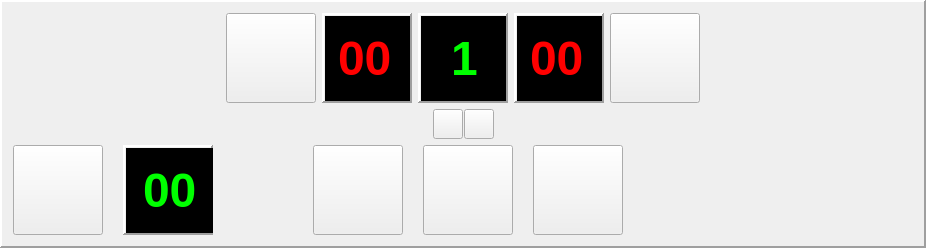
         <widget class="QFrame" name="frmPlayInfo">
          <property name="frameShape">
           <enum>QFrame::Panel</enum>
          </property>
          <property name="frameShadow">
           <enum>QFrame::Raised</enum>
          </property>
          <property name="lineWidth">
           <number>2</number>
          </property>
          <layout class="QVBoxLayout" name="verticalLayout">
           <item>
            <layout class="QHBoxLayout" name="horizontalLayout_9">
             <item>
              <spacer name="horizontalSpacer_12">
               <property name="orientation">
                <enum>Qt::Horizontal</enum>
               </property>
               <property name="sizeHint" stdset="0">
                <size>
                 <width>40</width>
                 <height>20</height>
                </size>
               </property>
              </spacer>
             </item>
             <item>
              <widget class="QPushButton" name="pbHomePlay">
               <property name="minimumSize">
                <size>
                 <width>90</width>
                 <height>90</height>
                </size>
               </property>
               <property name="maximumSize">
                <size>
                 <width>90</width>
                 <height>90</height>
                </size>
               </property>
               <property name="text">
                <string/>
               </property>
               <property name="icon">
                <iconset resource="bbdigitalminutes.qrc">
                 <normaloff>:/resources/basketball_inactive.png</normaloff>:/resources/basketball_inactive.png</iconset>
               </property>
               <property name="iconSize">
                <size>
                 <width>80</width>
                 <height>80</height>
                </size>
               </property>
               <property name="checkable">
                <bool>false</bool>
               </property>
               <property name="checked">
                <bool>false</bool>
               </property>
              </widget>
             </item>
             <item>
              <widget class="QFrame" name="frmTimerPlayHome">
               <property name="minimumSize">
                <size>
                 <width>90</width>
                 <height>90</height>
                </size>
               </property>
               <property name="maximumSize">
                <size>
                 <width>90</width>
                 <height>90</height>
                </size>
               </property>
               <property name="frameShape">
                <enum>QFrame::Panel</enum>
               </property>
               <property name="frameShadow">
                <enum>QFrame::Raised</enum>
               </property>
               <property name="lineWidth">
                <number>2</number>
               </property>
               <widget class="QFrame" name="frmTimerPlayBackgroundHome">
                <property name="geometry">
                 <rect>
                  <x>3</x>
                  <y>3</y>
                  <width>85</width>
                  <height>85</height>
                 </rect>
                </property>
                <property name="minimumSize">
                 <size>
                  <width>85</width>
                  <height>85</height>
                 </size>
                </property>
                <property name="maximumSize">
                 <size>
                  <width>85</width>
                  <height>85</height>
                 </size>
                </property>
                <property name="styleSheet">
                 <string notr="true">background-color: rgb(0, 0, 0);</string>
                </property>
                <property name="frameShape">
                 <enum>QFrame::Panel</enum>
                </property>
                <property name="frameShadow">
                 <enum>QFrame::Plain</enum>
                </property>
                <property name="lineWidth">
                 <number>0</number>
                </property>
                <widget class="QLineEdit" name="ledTimerPlayHome">
                 <property name="enabled">
                  <bool>false</bool>
                 </property>
                 <property name="geometry">
                  <rect>
                   <x>0</x>
                   <y>0</y>
                   <width>81</width>
                   <height>84</height>
                  </rect>
                 </property>
                 <property name="sizePolicy">
                  <sizepolicy hsizetype="Expanding" vsizetype="Fixed">
                   <horstretch>0</horstretch>
                   <verstretch>0</verstretch>
                  </sizepolicy>
                 </property>
                 <property name="font">
                  <font>
                   <pointsize>36</pointsize>
                   <weight>75</weight>
                   <bold>true</bold>
                  </font>
                 </property>
                 <property name="styleSheet">
                  <string notr="true">color: rgb(255, 0, 0);</string>
                 </property>
                 <property name="text">
                  <string notr="true">00</string>
                 </property>
                 <property name="frame">
                  <bool>false</bool>
                 </property>
                 <property name="alignment">
                  <set>Qt::AlignCenter</set>
                 </property>
                </widget>
               </widget>
              </widget>
             </item>
             <item>
              <widget class="QFrame" name="frmCountQuarter">
               <property name="minimumSize">
                <size>
                 <width>90</width>
                 <height>90</height>
                </size>
               </property>
               <property name="maximumSize">
                <size>
                 <width>90</width>
                 <height>90</height>
                </size>
               </property>
               <property name="frameShape">
                <enum>QFrame::Panel</enum>
               </property>
               <property name="frameShadow">
                <enum>QFrame::Raised</enum>
               </property>
               <property name="lineWidth">
                <number>2</number>
               </property>
               <widget class="QFrame" name="frmCountQuarterBackground">
                <property name="geometry">
                 <rect>
                  <x>3</x>
                  <y>3</y>
                  <width>85</width>
                  <height>85</height>
                 </rect>
                </property>
                <property name="minimumSize">
                 <size>
                  <width>85</width>
                  <height>85</height>
                 </size>
                </property>
                <property name="maximumSize">
                 <size>
                  <width>85</width>
                  <height>85</height>
                 </size>
                </property>
                <property name="styleSheet">
                 <string notr="true">background-color: rgb(0, 0, 0);</string>
                </property>
                <property name="frameShape">
                 <enum>QFrame::Panel</enum>
                </property>
                <property name="frameShadow">
                 <enum>QFrame::Plain</enum>
                </property>
                <property name="lineWidth">
                 <number>0</number>
                </property>
                <widget class="QLineEdit" name="ledCountQuarter">
                 <property name="enabled">
                  <bool>false</bool>
                 </property>
                 <property name="geometry">
                  <rect>
                   <x>4</x>
                   <y>0</y>
                   <width>81</width>
                   <height>84</height>
                  </rect>
                 </property>
                 <property name="sizePolicy">
                  <sizepolicy hsizetype="Expanding" vsizetype="Fixed">
                   <horstretch>0</horstretch>
                   <verstretch>0</verstretch>
                  </sizepolicy>
                 </property>
                 <property name="font">
                  <font>
                   <pointsize>36</pointsize>
                   <weight>75</weight>
                   <bold>true</bold>
                  </font>
                 </property>
                 <property name="styleSheet">
                  <string notr="true">color: rgb(0, 255, 0);</string>
                 </property>
                 <property name="text">
                  <string notr="true">1</string>
                 </property>
                 <property name="frame">
                  <bool>false</bool>
                 </property>
                 <property name="alignment">
                  <set>Qt::AlignCenter</set>
                 </property>
                </widget>
               </widget>
              </widget>
             </item>
             <item>
              <widget class="QFrame" name="frmTimerPlayGuest">
               <property name="minimumSize">
                <size>
                 <width>90</width>
                 <height>90</height>
                </size>
               </property>
               <property name="maximumSize">
                <size>
                 <width>90</width>
                 <height>90</height>
                </size>
               </property>
               <property name="frameShape">
                <enum>QFrame::Panel</enum>
               </property>
               <property name="frameShadow">
                <enum>QFrame::Raised</enum>
               </property>
               <property name="lineWidth">
                <number>2</number>
               </property>
               <widget class="QFrame" name="frmTimerPlayBackgroundGuest">
                <property name="geometry">
                 <rect>
                  <x>3</x>
                  <y>3</y>
                  <width>85</width>
                  <height>85</height>
                 </rect>
                </property>
                <property name="minimumSize">
                 <size>
                  <width>85</width>
                  <height>85</height>
                 </size>
                </property>
                <property name="maximumSize">
                 <size>
                  <width>85</width>
                  <height>85</height>
                 </size>
                </property>
                <property name="styleSheet">
                 <string notr="true">background-color: rgb(0, 0, 0);</string>
                </property>
                <property name="frameShape">
                 <enum>QFrame::Panel</enum>
                </property>
                <property name="frameShadow">
                 <enum>QFrame::Plain</enum>
                </property>
                <property name="lineWidth">
                 <number>0</number>
                </property>
                <widget class="QLineEdit" name="ledTimerPlayGuest">
                 <property name="enabled">
                  <bool>false</bool>
                 </property>
                 <property name="geometry">
                  <rect>
                   <x>0</x>
                   <y>0</y>
                   <width>81</width>
                   <height>84</height>
                  </rect>
                 </property>
                 <property name="sizePolicy">
                  <sizepolicy hsizetype="Expanding" vsizetype="Fixed">
                   <horstretch>0</horstretch>
                   <verstretch>0</verstretch>
                  </sizepolicy>
                 </property>
                 <property name="font">
                  <font>
                   <pointsize>36</pointsize>
                   <weight>75</weight>
                   <bold>true</bold>
                  </font>
                 </property>
                 <property name="styleSheet">
                  <string notr="true">color: rgb(255, 0, 0);</string>
                 </property>
                 <property name="text">
                  <string notr="true">00</string>
                 </property>
                 <property name="frame">
                  <bool>false</bool>
                 </property>
                 <property name="alignment">
                  <set>Qt::AlignCenter</set>
                 </property>
                </widget>
               </widget>
              </widget>
             </item>
             <item>
              <widget class="QPushButton" name="pbGuestPlay">
               <property name="minimumSize">
                <size>
                 <width>90</width>
                 <height>90</height>
                </size>
               </property>
               <property name="maximumSize">
                <size>
                 <width>90</width>
                 <height>90</height>
                </size>
               </property>
               <property name="text">
                <string/>
               </property>
               <property name="icon">
                <iconset resource="bbdigitalminutes.qrc">
                 <normaloff>:/resources/basketball_inactive.png</normaloff>:/resources/basketball_inactive.png</iconset>
               </property>
               <property name="iconSize">
                <size>
                 <width>80</width>
                 <height>80</height>
                </size>
               </property>
               <property name="checkable">
                <bool>false</bool>
               </property>
              </widget>
             </item>
             <item>
              <spacer name="horizontalSpacer_13">
               <property name="orientation">
                <enum>Qt::Horizontal</enum>
               </property>
               <property name="sizeHint" stdset="0">
                <size>
                 <width>40</width>
                 <height>20</height>
                </size>
               </property>
              </spacer>
             </item>
            </layout>
           </item>
           <item>
            <layout class="QHBoxLayout" name="horizontalLayout_8">
             <property name="spacing">
              <number>1</number>
             </property>
             <item>
              <spacer name="horizontalSpacer_6">
               <property name="orientation">
                <enum>Qt::Horizontal</enum>
               </property>
               <property name="sizeHint" stdset="0">
                <size>
                 <width>40</width>
                 <height>20</height>
                </size>
               </property>
              </spacer>
             </item>
             <item>
              <widget class="QPushButton" name="pnIncreaseQuarter">
               <property name="minimumSize">
                <size>
                 <width>30</width>
                 <height>30</height>
                </size>
               </property>
               <property name="maximumSize">
                <size>
                 <width>30</width>
                 <height>30</height>
                </size>
               </property>
               <property name="text">
                <string/>
               </property>
               <property name="icon">
                <iconset resource="bbdigitalminutes.qrc">
                 <normaloff>:/resources/increase.png</normaloff>:/resources/increase.png</iconset>
               </property>
               <property name="iconSize">
                <size>
                 <width>25</width>
                 <height>25</height>
                </size>
               </property>
              </widget>
             </item>
             <item>
              <widget class="QPushButton" name="pnDecreaseQuarter">
               <property name="minimumSize">
                <size>
                 <width>30</width>
                 <height>30</height>
                </size>
               </property>
               <property name="maximumSize">
                <size>
                 <width>30</width>
                 <height>30</height>
                </size>
               </property>
               <property name="text">
                <string/>
               </property>
               <property name="icon">
                <iconset resource="bbdigitalminutes.qrc">
                 <normaloff>:/resources/decrease.png</normaloff>:/resources/decrease.png</iconset>
               </property>
               <property name="iconSize">
                <size>
                 <width>25</width>
                 <height>25</height>
                </size>
               </property>
              </widget>
             </item>
             <item>
              <spacer name="horizontalSpacer_7">
               <property name="orientation">
                <enum>Qt::Horizontal</enum>
               </property>
               <property name="sizeHint" stdset="0">
                <size>
                 <width>40</width>
                 <height>20</height>
                </size>
               </property>
              </spacer>
             </item>
            </layout>
           </item>
           <item>
            <layout class="QHBoxLayout" name="horizontalLayout_12" stretch="0,0,0">
             <property name="spacing">
              <number>20</number>
             </property>
             <item>
              <layout class="QHBoxLayout" name="horizontalLayout_10">
               <item>
                <widget class="QPushButton" name="pbRequestTime">
                 <property name="minimumSize">
                  <size>
                   <width>90</width>
                   <height>90</height>
                  </size>
                 </property>
                 <property name="maximumSize">
                  <size>
                   <width>90</width>
                   <height>90</height>
                  </size>
                 </property>
                 <property name="toolTip">
                  <string>Timeout request: click if HOME team requests timeout.</string>
                 </property>
                 <property name="text">
                  <string/>
                 </property>
                 <property name="icon">
                  <iconset resource="bbdigitalminutes.qrc">
                   <normaloff>:/resources/basketball_timer.png</normaloff>:/resources/basketball_timer.png</iconset>
                 </property>
                 <property name="iconSize">
                  <size>
                   <width>80</width>
                   <height>80</height>
                  </size>
                 </property>
                </widget>
               </item>
               <item>
                <widget class="QFrame" name="frmTimerTime">
                 <property name="minimumSize">
                  <size>
                   <width>90</width>
                   <height>90</height>
                  </size>
                 </property>
                 <property name="maximumSize">
                  <size>
                   <width>90</width>
                   <height>90</height>
                  </size>
                 </property>
                 <property name="frameShape">
                  <enum>QFrame::Panel</enum>
                 </property>
                 <property name="frameShadow">
                  <enum>QFrame::Raised</enum>
                 </property>
                 <property name="lineWidth">
                  <number>2</number>
                 </property>
                 <widget class="QFrame" name="frmTimerTimeBackground">
                  <property name="geometry">
                   <rect>
                    <x>3</x>
                    <y>3</y>
                    <width>90</width>
                    <height>85</height>
                   </rect>
                  </property>
                  <property name="styleSheet">
                   <string notr="true">background-color: rgb(0, 0, 0);</string>
                  </property>
                  <property name="frameShape">
                   <enum>QFrame::Panel</enum>
                  </property>
                  <property name="frameShadow">
                   <enum>QFrame::Plain</enum>
                  </property>
                  <property name="lineWidth">
                   <number>0</number>
                  </property>
                  <widget class="QLineEdit" name="ledTimerTimeSecond">
                   <property name="enabled">
                    <bool>false</bool>
                   </property>
                   <property name="geometry">
                    <rect>
                     <x>4</x>
                     <y>0</y>
                     <width>80</width>
                     <height>84</height>
                    </rect>
                   </property>
                   <property name="sizePolicy">
                    <sizepolicy hsizetype="Expanding" vsizetype="Fixed">
                     <horstretch>0</horstretch>
                     <verstretch>0</verstretch>
                    </sizepolicy>
                   </property>
                   <property name="font">
                    <font>
                     <pointsize>36</pointsize>
                     <weight>75</weight>
                     <bold>true</bold>
                    </font>
                   </property>
                   <property name="styleSheet">
                    <string notr="true">color: rgb(0, 255, 0);</string>
                   </property>
                   <property name="text">
                    <string notr="true">00</string>
                   </property>
                   <property name="frame">
                    <bool>false</bool>
                   </property>
                   <property name="alignment">
                    <set>Qt::AlignCenter</set>
                   </property>
                  </widget>
                 </widget>
                </widget>
               </item>
               <item>
                <spacer name="horizontalSpacer_9">
                 <property name="orientation">
                  <enum>Qt::Horizontal</enum>
                 </property>
                 <property name="sizeHint" stdset="0">
                  <size>
                   <width>40</width>
                   <height>20</height>
                  </size>
                 </property>
                </spacer>
               </item>
              </layout>
             </item>
             <item>
              <layout class="QHBoxLayout" name="horizontalLayout_11">
               <item>
                <spacer name="horizontalSpacer_14">
                 <property name="orientation">
                  <enum>Qt::Horizontal</enum>
                 </property>
                 <property name="sizeHint" stdset="0">
                  <size>
                   <width>40</width>
                   <height>20</height>
                  </size>
                 </property>
                </spacer>
               </item>
               <item>
                <widget class="QPushButton" name="pbContinueMainTimer">
                 <property name="minimumSize">
                  <size>
                   <width>90</width>
                   <height>90</height>
                  </size>
                 </property>
                 <property name="maximumSize">
                  <size>
                   <width>90</width>
                   <height>90</height>
                  </size>
                 </property>
                 <property name="text">
                  <string/>
                 </property>
                 <property name="icon">
                  <iconset resource="bbdigitalminutes.qrc">
                   <normaloff>:/resources/basketball_clock_start.png</normaloff>:/resources/basketball_clock_start.png</iconset>
                 </property>
                 <property name="iconSize">
                  <size>
                   <width>80</width>
                   <height>80</height>
                  </size>
                 </property>
                </widget>
               </item>
               <item>
                <widget class="QPushButton" name="pbSignalReferee">
                 <property name="minimumSize">
                  <size>
                   <width>90</width>
                   <height>90</height>
                  </size>
                 </property>
                 <property name="maximumSize">
                  <size>
                   <width>90</width>
                   <height>90</height>
                  </size>
                 </property>
                 <property name="text">
                  <string/>
                 </property>
                 <property name="icon">
                  <iconset resource="bbdigitalminutes.qrc">
                   <normaloff>:/resources/basketball_whistle.png</normaloff>:/resources/basketball_whistle.png</iconset>
                 </property>
                 <property name="iconSize">
                  <size>
                   <width>80</width>
                   <height>80</height>
                  </size>
                 </property>
                </widget>
               </item>
               <item>
                <widget class="QPushButton" name="pbAttempt">
                 <property name="minimumSize">
                  <size>
                   <width>90</width>
                   <height>90</height>
                  </size>
                 </property>
                 <property name="maximumSize">
                  <size>
                   <width>90</width>
                   <height>90</height>
                  </size>
                 </property>
                 <property name="text">
                  <string/>
                 </property>
                 <property name="icon">
                  <iconset resource="bbdigitalminutes.qrc">
                   <normaloff>:/resources/basketball_attempt.png</normaloff>:/resources/basketball_attempt.png</iconset>
                 </property>
                 <property name="iconSize">
                  <size>
                   <width>80</width>
                   <height>80</height>
                  </size>
                 </property>
                </widget>
               </item>
               <item>
                <spacer name="horizontalSpacer_15">
                 <property name="orientation">
                  <enum>Qt::Horizontal</enum>
                 </property>
                 <property name="sizeHint" stdset="0">
                  <size>
                   <width>40</width>
                   <height>20</height>
                  </size>
                 </property>
                </spacer>
               </item>
              </layout>
             </item>
             <item>
              <spacer name="horizontalSpacer_11">
               <property name="orientation">
                <enum>Qt::Horizontal</enum>
               </property>
               <property name="sizeHint" stdset="0">
                <size>
                 <width>250</width>
                 <height>20</height>
                </size>
               </property>
              </spacer>
             </item>
            </layout>
           </item>
          </layout>
         </widget>
